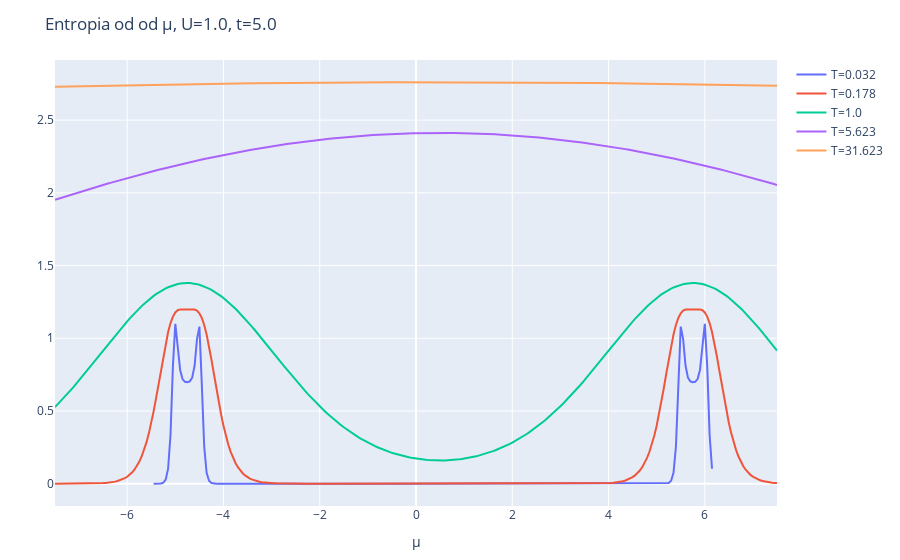

The cell this chart's notebook holds for it:
### Markdown cell above
Entropia:

### Code cell
y_vals = entropy_vals

layout = Layout(
    title="Entropia od od μ, U=$U, t=$t",
    xaxis_title="μ",
    yaxis_title="",
)
plot([scatter(x=chem_potentials, y=yval, name="T=$t") for (yval, t) in zip(y_vals, temp_range)], layout)

### Figure 1 — Plotly figure (JSON) as saved in the notebook; plotly's stock layout.template omitted (floating-point values rounded to 4 significant figures; data arrays with more than 128 entries replaced by an {"elided": "..."} marker saying what was removed)
{"data": [{"name": "T=0.032", "type": "scatter", "x": {"elided": "301 float values"}, "y": {"elided": "301 float values"}}, {"name": "T=0.178", "type": "scatter", "x": {"elided": "301 float values"}, "y": {"elided": "301 float values"}}, {"name": "T=1.0", "type": "scatter", "x": {"elided": "301 float values"}, "y": {"elided": "301 float values"}}, {"name": "T=5.623", "type": "scatter", "x": {"elided": "301 float values"}, "y": {"elided": "301 float values"}}, {"name": "T=31.623", "type": "scatter", "x": {"elided": "301 float values"}, "y": {"elided": "301 float values"}}], "layout": {"margin": {"b": 50, "l": 50, "r": 50, "t": 60}, "title": "Entropia od od μ, U=1.0, t=5.0", "xaxis": {"title": {"text": "μ"}}, "yaxis": {"title": {"text": ""}}}}
